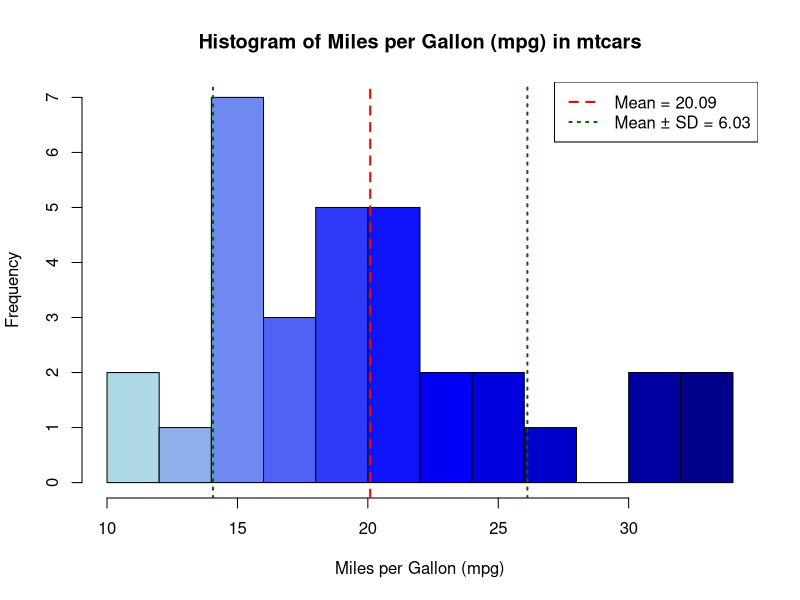

Write R code to recreate this figure.
data(mtcars)

# Calculate mean and standard deviation
mpg_mean <- mean(mtcars$mpg)
mpg_sd <- sd(mtcars$mpg)


breaks <- seq(floor(min(mtcars$mpg)), ceiling(max(mtcars$mpg)), by=2)


hist_data <- hist(mtcars$mpg, breaks=breaks, plot=FALSE)


colors <- colorRampPalette(c("lightblue", "blue", "darkblue"))(length(hist_data$counts))

# Plot the histogram 
hist(mtcars$mpg, breaks=breaks, col=colors, border="black",
     main="Histogram of Miles per Gallon (mpg) in mtcars",
     xlab="Miles per Gallon (mpg)",
     ylab="Frequency")


abline(v = mpg_mean, col = "red", lwd = 2, lty = 2)   
abline(v = mpg_mean + mpg_sd, col = "darkgreen", lwd = 2, lty = 3) 
abline(v = mpg_mean - mpg_sd, col = "darkgreen", lwd = 2, lty = 3) 

# Add legend
legend("topright", legend=c(paste("Mean =", round(mpg_mean, 2)),
                            paste("Mean ± SD =", round(mpg_sd, 2))),
       col=c("red", "darkgreen"), lty=c(2,3), lwd=2)

# Display mean and standard deviation 
cat("Mean MPG:", mpg_mean, "\n")
cat("Standard Deviation of MPG:", mpg_sd, "\n")
